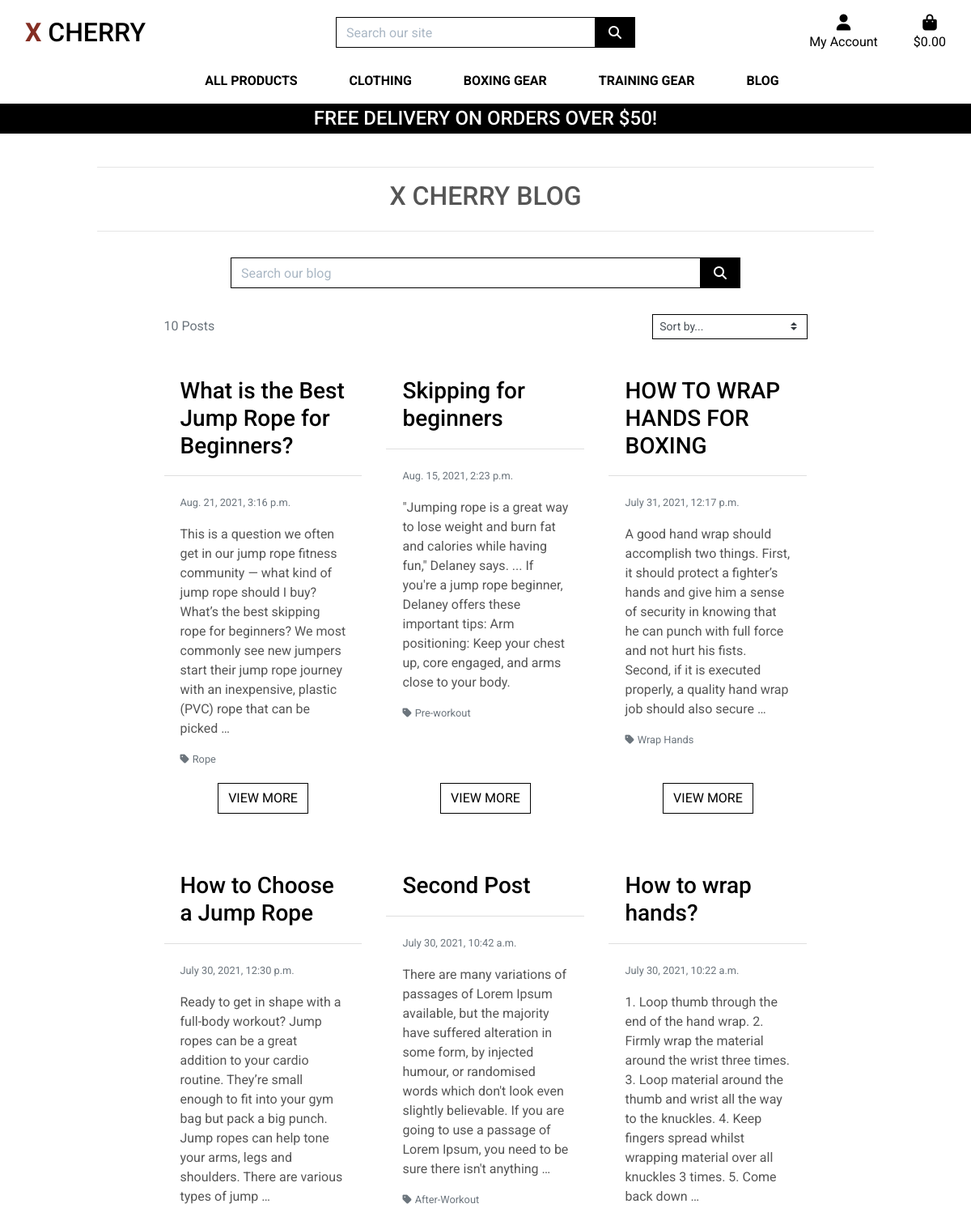
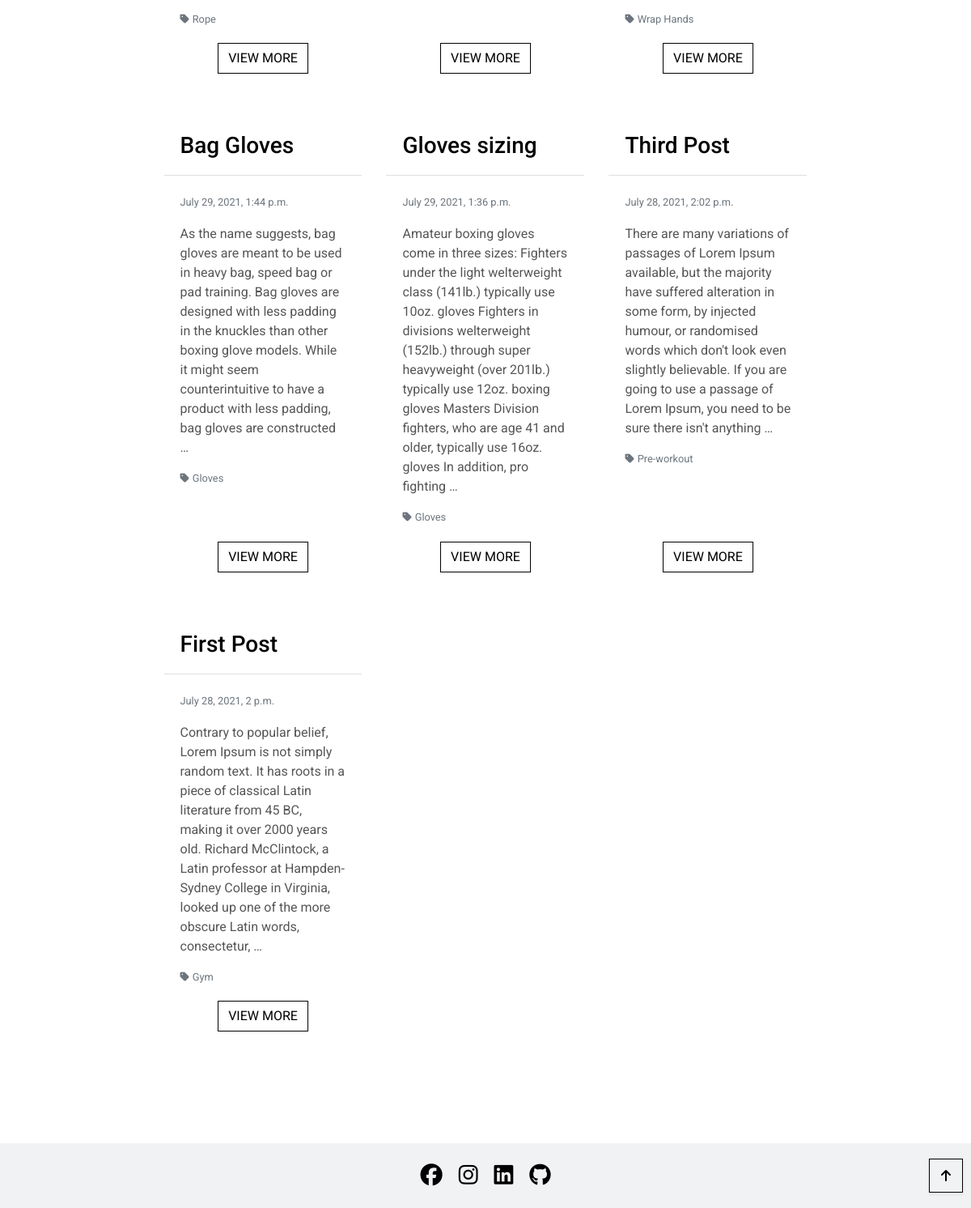
Screenshot of /blog/ with the database file from the repository (2 pictures, top to bottom).
### blog/models.py (models this page shows, shortened)
class Post(models.Model):
    category = models.ForeignKey('Category', null=True, blank=False, on_delete=models.SET_NULL)
    title = models.CharField(max_length=254, null=True, blank=False)
    content = models.TextField()
    date = models.DateTimeField(auto_now=True)
    created_by = models.CharField(max_length=25, null=True, blank=False)
    class Meta:
        ordering = ['-date']

class Category(models.Model):
    class Meta:
        verbose_name_plural = 'Categories'
    name = models.CharField(max_length=254)
    friendly_name = models.CharField(max_length=254, null=True, blank=True)

### blog/views.py (the view, shortened to what this page needs)
# urls.py: path('', views.posts, name='posts'),
def posts(request):
    posts = Post.objects.all()
    query = None
    categories = None
    sort = None
    direction = None
    current_sorting = f'{sort}_{direction}'
    context = {
        'posts': posts,
        'search_term': query,
        'current_categories': categories,
        'current_sorting': current_sorting,
        'page_title': 'Blog',
    }
    return render(request, "blog/blogs.html", context)

### bag/contexts.py (called while the page is built, shortened)
def bag_contents(request):
    bag_items = []
    total = 0
    product_count = 0
    bag = request.session.get('bag', {})
    if total < settings.FREE_DELIVERY_THRESHOLD:
        delivery = total * Decimal(settings.STANDARD_DELIVERY_PERCENTAGE/100)
        free_delivery_delta = settings.FREE_DELIVERY_THRESHOLD - total
    else:
        delivery = 0
        free_delivery_delta = 0
    grand_total = delivery + total
    context = {
        'bag_items': bag_items,
        'total': total,
        'product_count': product_count,
        'delivery': delivery,
        'free_delivery_delta': free_delivery_delta,
        'free_delivery_threshold': settings.FREE_DELIVERY_THRESHOLD,
        'grand_total': grand_total,
    }
    return context

### blog/templates/blog/blogs.html (shortened to what this page needs)
{% extends "base.html" %}
{% load static %}
{% block content %}
<div class="container blog-container mb-2">
    <div class="row">
        <div class="col text-center">
            <hr>
            <h2 class="logo-font mb-4">X Cherry Blog</h2>
            <hr>
        </div>
    </div>
    <div class="row mt-3">
        <div class="col-8 my-auto py-1 py-lg-0 offset-2 search-panel">
            <form method="GET" action="{% url 'posts' %}">
                <div class="input-group w-100">
                    <input class="form-control border border-black rounded-0" type="text" name="q"
                        placeholder="Search our blog">
                    <div class="input-group-append">
                        <button class="form-control btn btn-black border border-black rounded-0" type="submit">
                            <span class="icon">
                                <i class="fas fa-search"></i>
                            </span>
                        </button>
                    </div>
                </div>
            </form>
        </div>
    </div>
    <div class="row">
        <div class="post-container col-10 offset-1">
            <div class="row mt-1 mb-2">
                <div class="col-12 col-md-6 my-auto order-md-last d-flex justify-content-center justify-content-md-end">
                    <div class="sort-select-wrapper w-50">
                        <select id="sort-selector" class="custom-select custom-select-sm rounded-0 border border-{% if current_sorting != 'None_None' %}info{% else %}black{% endif %}">
                            <option value="reset" {% if current_sorting == 'None_None' %}selected{% endif %}>Sort by...</option>
                        </select>
                    </div>
                </div>
                <div class="col-12 col-md-6">
                    <p class="text-muted mt-3 text-center text-md-left order-md-first">
                        {{ posts|length }} Posts{% if search_term %} found for <strong>"{{ search_term }}"</strong>{% endif %}
                    </p>
                </div>
            </div>
            <div class="row">
                {% for post in posts %}
                    <div class="col-12 col-lg-6 col-xl-4">
                        <div class="card h-100 border-0">
                            <div class="card-header bg-white"><h3 class="text-black">{{ post.title }}</h3></div>
                            <div class="card-body text-left">
                                <p><small class="text-muted">{{ post.date }}</small></p>
                                <p class="card-text">{{ post.content|truncatewords:50 }}</p>
                                {% if post.category %}
                                    <p class="small mt-1 mb-0">
                                        <a href="{% url 'posts' %}?category={{ post.category.name }}" class="text-muted">
                                            <i class="fas fa-tag mr-1"></i>{{ post.category.friendly_name }}
                                        </a>
                                    </p>
                                {% endif %}
                            </div>
                            <div class="card-footer bg-white pt-0 border-0 text-center mb-5">
                                <a href="{% url 'blog_post_detail' post.id %}" class="btn btn-outline-black rounded-0">
                                    <span class="text-uppercase">view more</span>
                                </a>
                            </div>
                        </div>
                    </div>
                {% endfor %}
            </div>
        </div>
    </div>
</div>
<div class="btt-button shadow-sm rounded-0 border border-black">
    <a class="btt-link d-flex h-100">
        <i class="fas fa-arrow-up text-black mx-auto my-auto"></i>
    </a>
</div>
{% endblock %}

### static/css/base.css (style rules this page uses)
html { height: 100%; }
body { background: url('/media/homepage-hero-img.jpg') no-repeat center center fixed; background-size: cover; height: calc(100vh - 164px); color: #555; font-family: 'Roboto', sans-serif; }
.icon { align-items: center; display: inline-flex; justify-content: center; height: 1.5rem; width: 1.5rem; }
.logo-font { text-transform: uppercase; }
.btn-black { background: black; color: white; }
.btn-outline-black { background: white; color: black !important; border: 1px solid black; }
.text-black { color: #000 !important; }
.border-black { border: 1px solid black !important; }
.btt-button { height: 42px; width: 42px; position: fixed; bottom: 10px; right: 10px; margin-bottom: 9px; }
.btt-link, .update-link, .remove-item { cursor: pointer; }
input[name='q']::placeholder { color: #aab7c4; }
.blog-container { margin-top: 160px; }
@media (min-width: 1200px) { .container { max-width: 80%; } }
@media (min-width: 992px) { .blog-container { padding: 30px 0px; } }
@media (min-width: 992px) { .blog-container div.row.mt-3 { padding-bottom: 15px; } }
@media (min-width: 992px) { .post-container div.row.mt-1.mb-2 { padding-bottom: 15px; } }

### rows the page displays
Post: title "What is the Best Jump Rope for Beginners?", date "Aug. 21, 2021, 3:16 p.m.", content "This is a question we often get in our jump rope fitness community — what kind of jump rope should I buy? What’s the best skipping rope for beginners? We most commonly see new jumpers start their jump rope journey with an inexpensive, plastic (PVC) rope that can be picked …", category.friendly_name "Rope"
Post: title "Skipping for beginners", date "Aug. 15, 2021, 2:23 p.m.", content "\"Jumping rope is a great way to lose weight and burn fat and calories while having fun,\" Delaney says. ... If you're a jump rope beginner, Delaney offers these important tips: Arm positioning: Keep your chest up, core engaged, and arms close to your body.", category.friendly_name "Pre-workout"
Post: title "HOW TO WRAP HANDS FOR BOXING", date "July 31, 2021, 12:17 p.m.", content "A good hand wrap should accomplish two things. First, it should protect a fighter’s hands and give him a sense of security in knowing that he can punch with full force and not hurt his fists. Second, if it is executed properly, a quality hand wrap job should also secure …", category.friendly_name "Wrap Hands"
Post: title "How to Choose a Jump Rope", date "July 30, 2021, 12:30 p.m.", content "Ready to get in shape with a full-body workout? Jump ropes can be a great addition to your cardio routine. They’re small enough to fit into your gym bag but pack a big punch. Jump ropes can help tone your arms, legs and shoulders. There are various types of jump …", category.friendly_name "Rope"
Post: title "Second Post", date "July 30, 2021, 10:42 a.m.", content "There are many variations of passages of Lorem Ipsum available, but the majority have suffered alteration in some form, by injected humour, or randomised words which don't look even slightly believable. If you are going to use a passage of Lorem Ipsum, you need to be sure there isn't anything …", category.friendly_name "After-Workout"
Post: title "How to wrap hands?", date "July 30, 2021, 10:22 a.m.", content "1. Loop thumb through the end of the hand wrap. 2. Firmly wrap the material around the wrist three times. 3. Loop material around the thumb and wrist all the way to the knuckles. 4. Keep fingers spread whilst wrapping material over all knuckles 3 times. 5. Come back down …", category.friendly_name "Wrap Hands"
Post: title "Bag Gloves", date "July 29, 2021, 1:44 p.m.", content "As the name suggests, bag gloves are meant to be used in heavy bag, speed bag or pad training. Bag gloves are designed with less padding in the knuckles than other boxing glove models. While it might seem counterintuitive to have a product with less padding, bag gloves are constructed …", category.friendly_name "Gloves"
Post: title "Gloves sizing", date "July 29, 2021, 1:36 p.m.", content "Amateur boxing gloves come in three sizes: Fighters under the light welterweight class (141lb.) typically use 10oz. gloves Fighters in divisions welterweight (152lb.) through super heavyweight (over 201lb.) typically use 12oz. boxing gloves Masters Division fighters, who are age 41 and older, typically use 16oz. gloves In addition, pro fighting …", category.friendly_name "Gloves"
Post: title "Third Post", date "July 28, 2021, 2:02 p.m.", content "There are many variations of passages of Lorem Ipsum available, but the majority have suffered alteration in some form, by injected humour, or randomised words which don't look even slightly believable. If you are going to use a passage of Lorem Ipsum, you need to be sure there isn't anything …", category.friendly_name "Pre-workout"
Post: title "First Post", date "July 28, 2021, 2 p.m.", content "Contrary to popular belief, Lorem Ipsum is not simply random text. It has roots in a piece of classical Latin literature from 45 BC, making it over 2000 years old. Richard McClintock, a Latin professor at Hampden-Sydney College in Virginia, looked up one of the more obscure Latin words, consectetur, …", category.friendly_name "Gym"

### other values shown
{{ free_delivery_threshold }} "50"
{{ posts|length }} "10"
